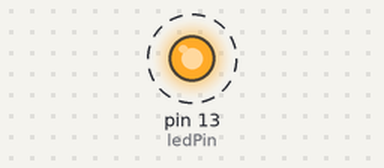
The sketch below on a simulated Arduino Uno, built with avr-gcc and run on an emulated ATmega328P. On the bench: output pins drawn as LEDs (lit = HIGH). Dashed ring = blinking. What the sketch prints to the serial monitor is not drawn.

Above: at 0.05 s.
Timing chart, 0 to 3.0 s (numbered marks = the images above):
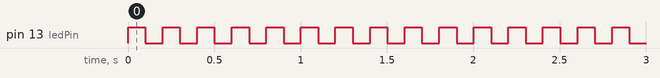

Measured:
- by itself, pin 13 (ledPin): alternates HIGH for 0.10 s and LOW for 0.10 s

The sketch:

serial.ino
```cpp
const int ledPin = 13;

void setup()
{
  pinMode(ledPin, OUTPUT);
  Serial.begin(9600);
}

void loop()
{
  static int state = 1;
  static int num = 0;
  digitalWrite(ledPin, state);
  Serial.println(num);
  num++;
  if (num % 100 == 0)
    num = 0;
  state = !state;
  delay(100);
}
```
